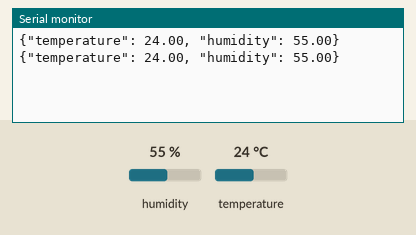
Simulated run of this sketch. Board: Arduino Uno, built with avr-gcc and run on an emulated ATmega328P. Shown: the last lines printed to the serial monitor. Inputs (shaded band) come from the test bench; at power-on: humidity 55 %, temperature 24 °C.

Above: at 5.8 s.
5.9 s: humidity set to 22 %
At 10.8 s:
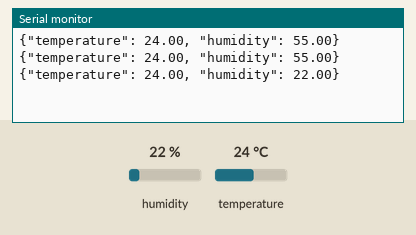
11.9 s: temperature set to 12 °C
At 15.5 s:
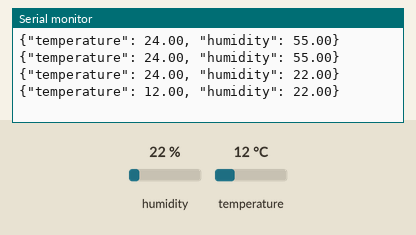
17.9 s: humidity set to 40 %
At 21.4 s:
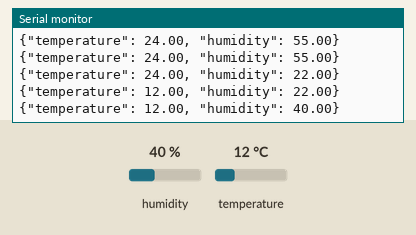
Timing chart, 0 to 22.9 s (numbered marks = the images above; inputs shaded):
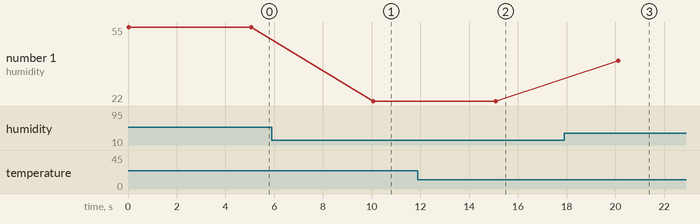

The sketch:

arduinoDHT.ino
```cpp
#include <DHT.h>

#define DHTPIN 2
#define DHTTYPE DHT11
DHT dht(DHTPIN, DHTTYPE);

void setup() {
  Serial.begin(9600);
  dht.begin();
}

void loop() {
  float t = dht.readTemperature();
  float h = dht.readHumidity();

  Serial.print("{\"temperature\": ");
  Serial.print(t);
  Serial.print(", \"humidity\": ");
  Serial.print(h);
  Serial.println("}");

  delay(5000);
}
```

Measured:
- after the input at 5.9 s, the serial monitor: prints a new line after 4.2 s (image 1)
- after the input at 11.9 s, the serial monitor: prints a new line after 3.2 s (image 2)
- after the input at 17.9 s, the serial monitor: prints a new line after 2.2 s (image 3)
- plotted number 1: 55 → 22 after the input at 5.9 s, 22 → 40 after the input at 17.9 s
